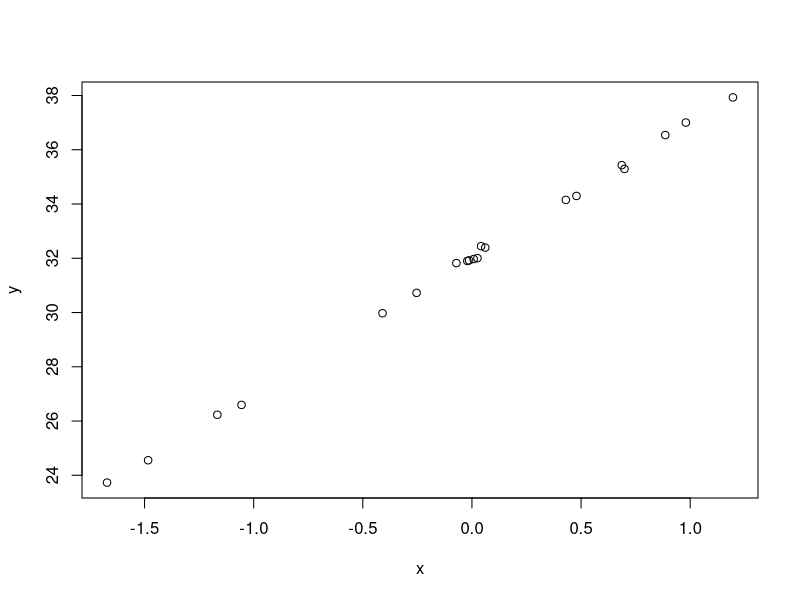
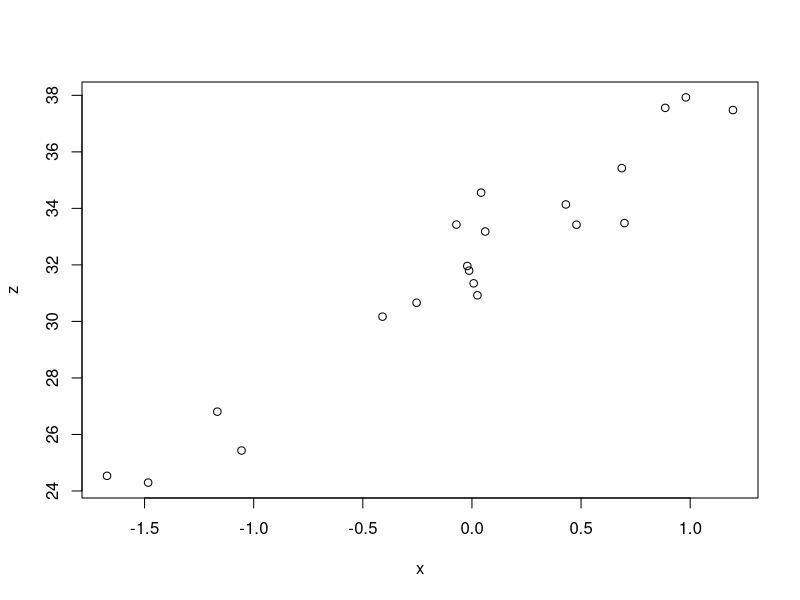
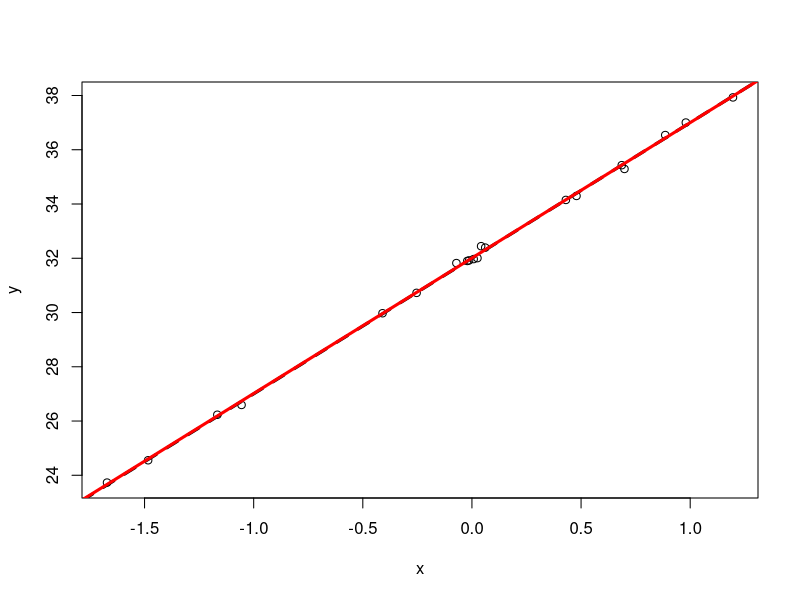
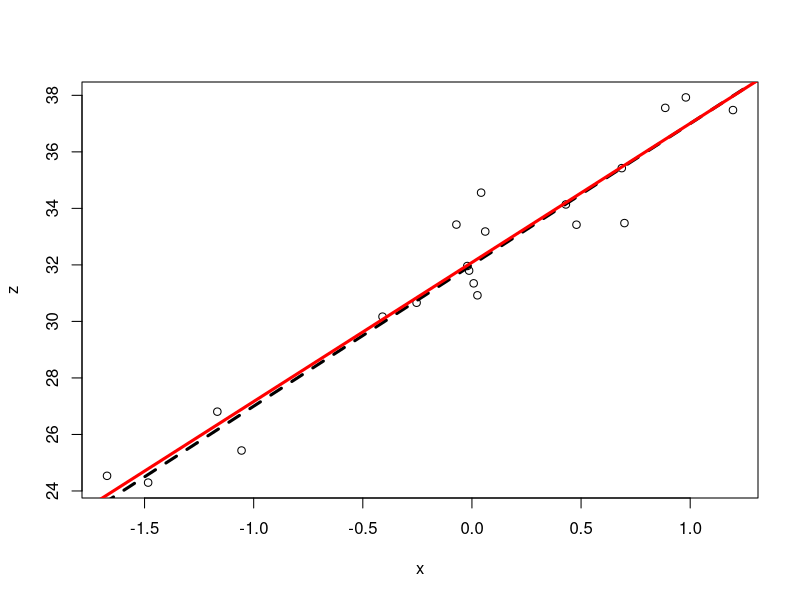

R code for these plots, in order:
set.seed(38)
n=20
a=32;b=5
x=rnorm(n);epsilon=rnorm(n)
y=a+b*x+0.1*epsilon
plot(x,y)

set.seed(38)
n=20
a=32;b=5
x=rnorm(n);epsilon=rnorm(n)
z=a+b*x+epsilon
plot(x,z)

set.seed(38)
n=20
a=32;b=5
x=rnorm(n);epsilon=rnorm(n)
y=a+b*x+0.1*epsilon
plot(x,y)
abline(a,b, lty=2, lwd=3);

abline(lm(y~x), col="red", lwd=3)

summary(lm(y~x))

lm(formula = y ~ x)

set.seed(38)
n=20
a=32;b=5
x=rnorm(n);epsilon=rnorm(n)
z=a+b*x+epsilon
plot(x,z)
abline(a,b, lty=2, lwd=3)

abline(lm(z~x), col="red", lwd=3)
summary(lm(z~x))